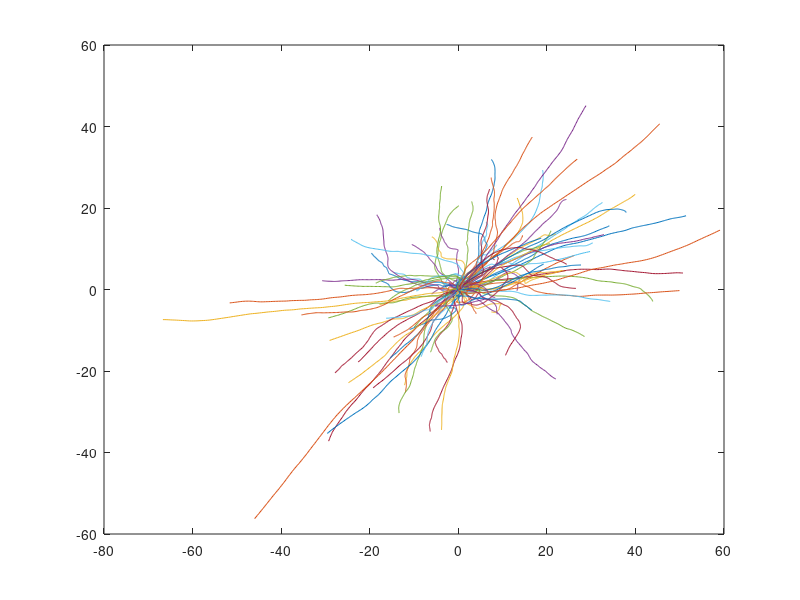

Here is the MATLAB script that generated this plot:
maxT=200;
x=zeros(4,maxT);
x(:,1)=[0;0.1;0;0.1];
T=0.1;
A=[1 T 0 0; 0 1 0 0;...
    0 0 1 T; 0 0 0 1];
B= [T^2/2 0; T 0; 0 T^2/2; 0 T];
covar = [2, 0.75; 0.75, 1];
corr = chol(covar,'lower');

for i=1:100
    for k=2:maxT
        x(:,k)=A*x(:,k-1)+B*corr*randn(2,1);
    end
    
    plot(x(1,:),x(3,:));
    hold on
end
